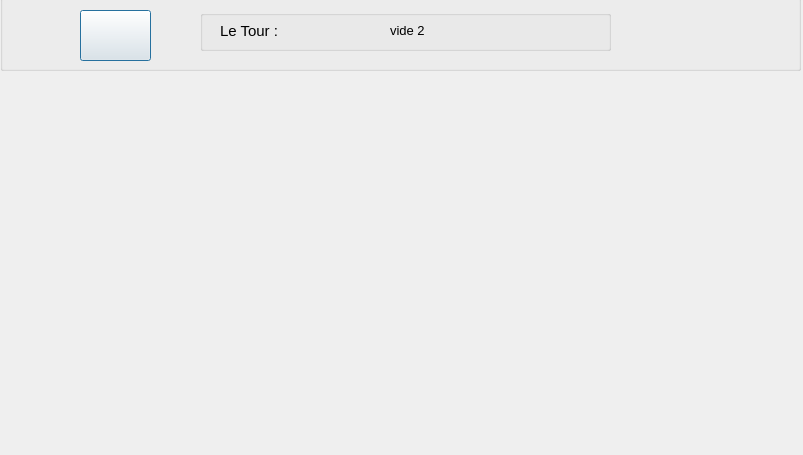
<?xml version="1.0" encoding="UTF-8"?>
<ui version="4.0">
 <class>ia2</class>
 <widget class="QDialog" name="ia2">
  <property name="geometry">
   <rect>
    <x>0</x>
    <y>0</y>
    <width>803</width>
    <height>455</height>
   </rect>
  </property>
  <property name="windowTitle">
   <string>IA V2</string>
  </property>
  <widget class="QGroupBox" name="groupBox">
   <property name="geometry">
    <rect>
     <x>0</x>
     <y>-20</y>
     <width>801</width>
     <height>91</height>
    </rect>
   </property>
   <property name="title">
    <string>GroupBox</string>
   </property>
   <widget class="QPushButton" name="pushButton1">
    <property name="geometry">
     <rect>
      <x>80</x>
      <y>30</y>
      <width>71</width>
      <height>51</height>
     </rect>
    </property>
    <property name="font">
     <font>
      <pointsize>14</pointsize>
     </font>
    </property>
    <property name="text">
     <string/>
    </property>
   </widget>
   <widget class="QGroupBox" name="groupBox_2">
    <property name="geometry">
     <rect>
      <x>200</x>
      <y>30</y>
      <width>411</width>
      <height>41</height>
     </rect>
    </property>
    <property name="title">
     <string/>
    </property>
    <widget class="QLabel" name="labeltour">
     <property name="geometry">
      <rect>
       <x>20</x>
       <y>10</y>
       <width>131</width>
       <height>21</height>
      </rect>
     </property>
     <property name="font">
      <font>
       <pointsize>11</pointsize>
      </font>
     </property>
     <property name="text">
      <string>Le Tour :</string>
     </property>
    </widget>
    <widget class="QLabel" name="labelechec">
     <property name="geometry">
      <rect>
       <x>190</x>
       <y>10</y>
       <width>131</width>
       <height>21</height>
      </rect>
     </property>
     <property name="font">
      <font>
       <pointsize>10</pointsize>
      </font>
     </property>
     <property name="text">
      <string>vide 2</string>
     </property>
    </widget>
   </widget>
  </widget>
 </widget>
 <resources/>
 <connections/>
</ui>
